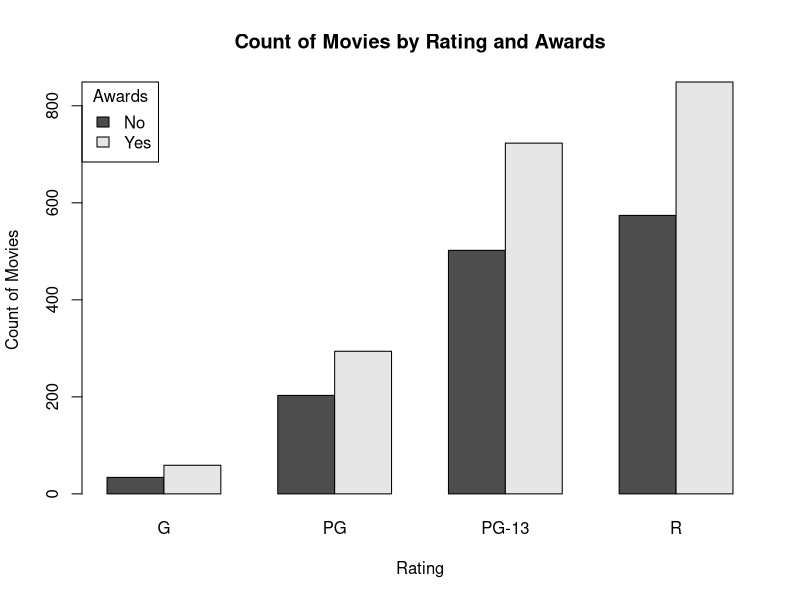
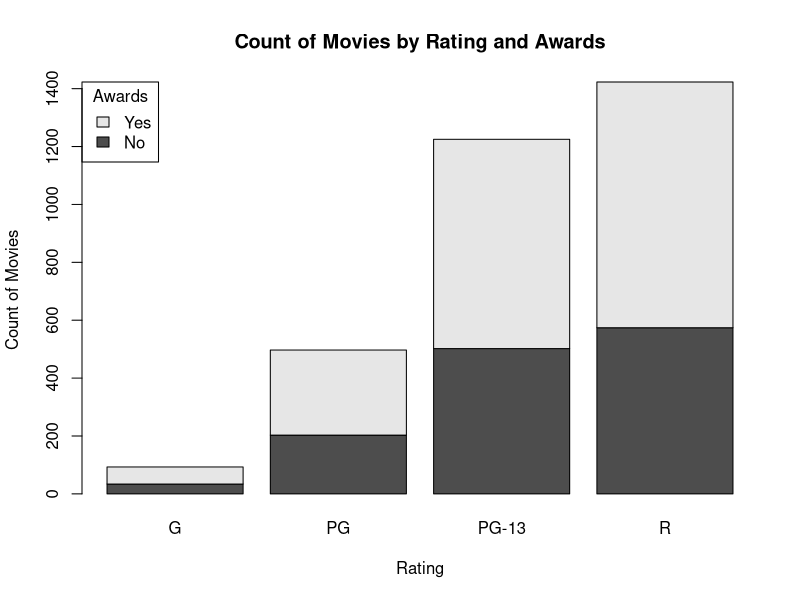
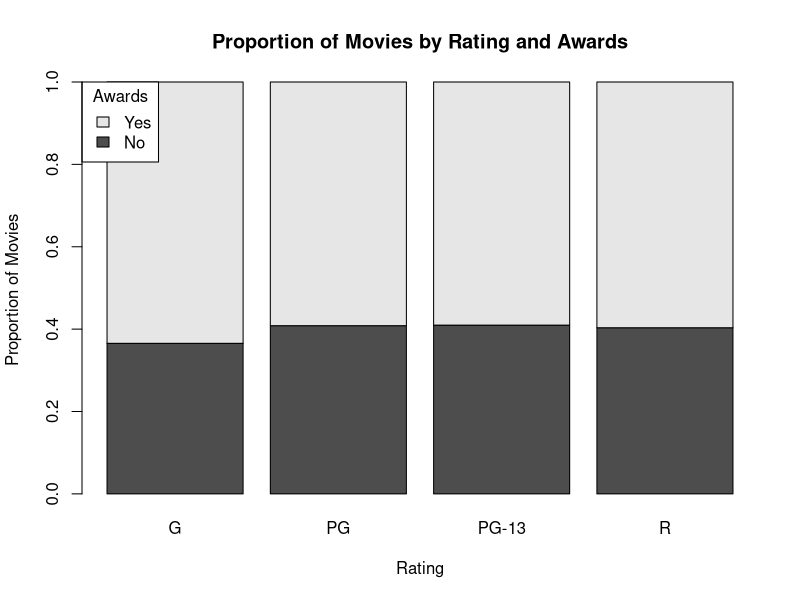
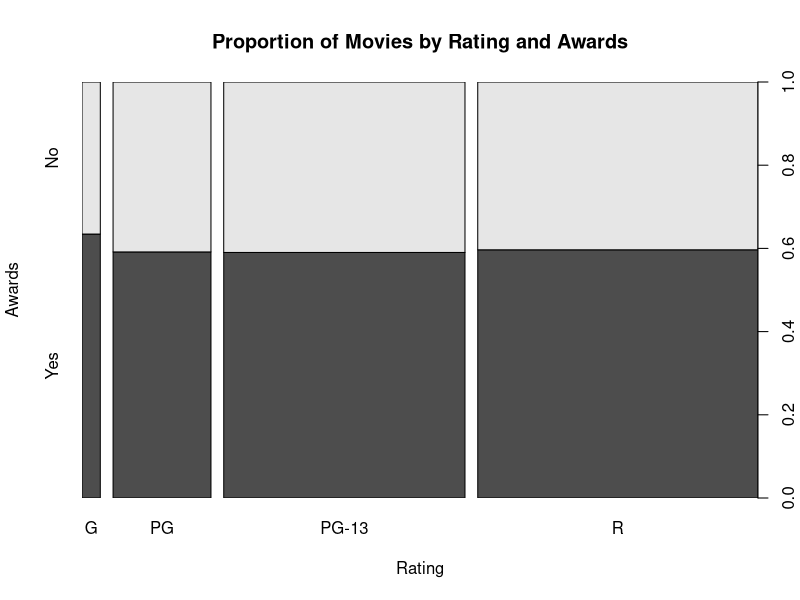
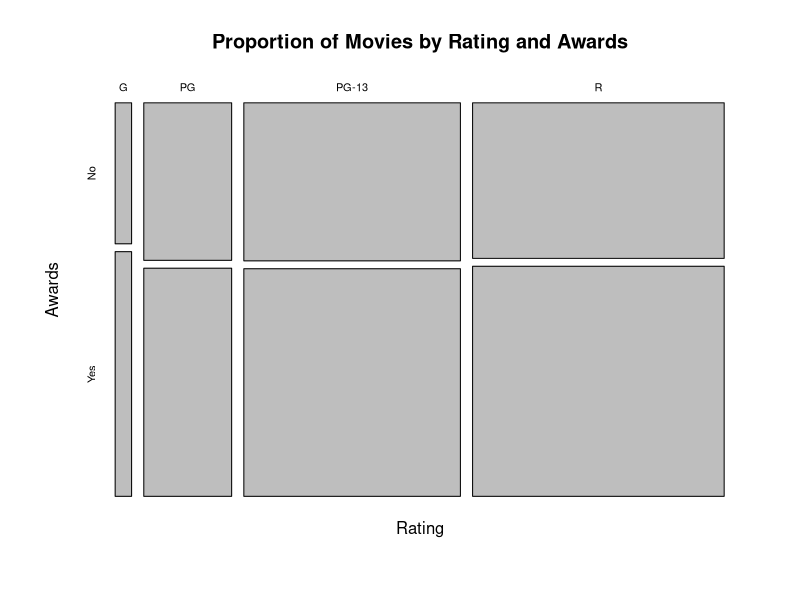
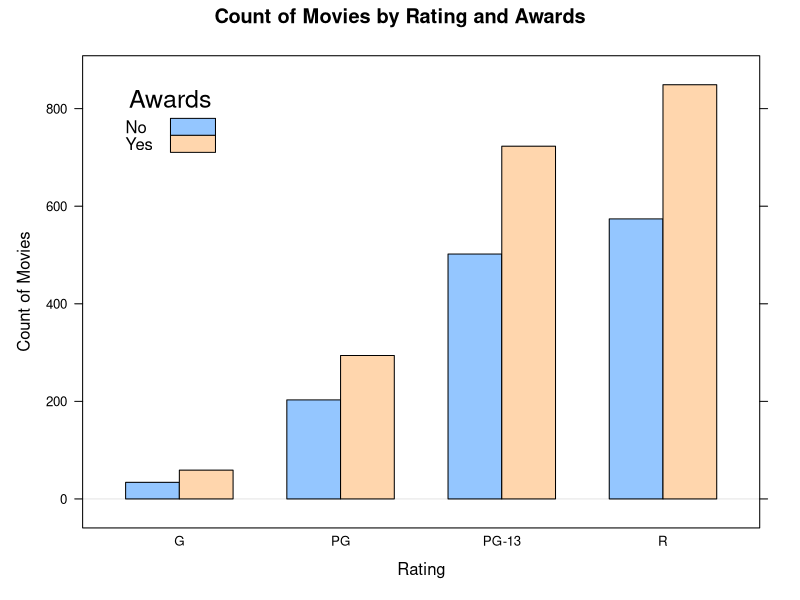
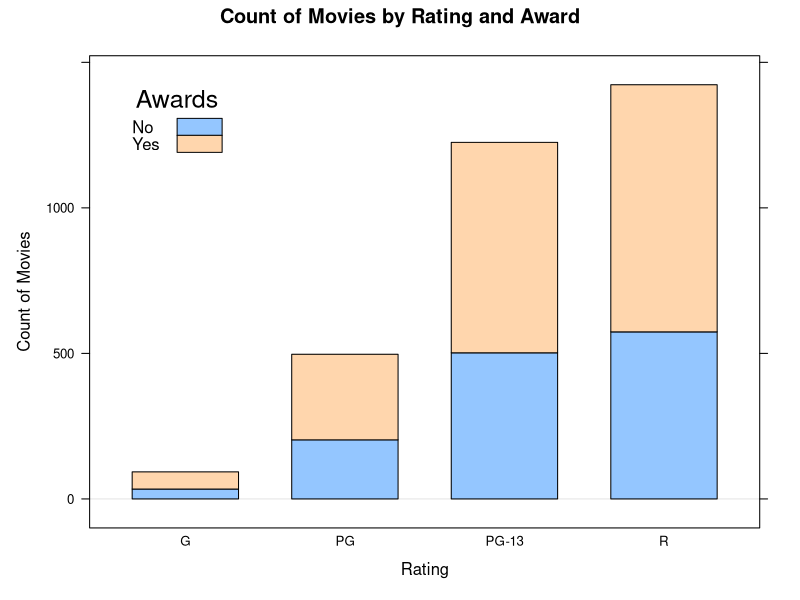
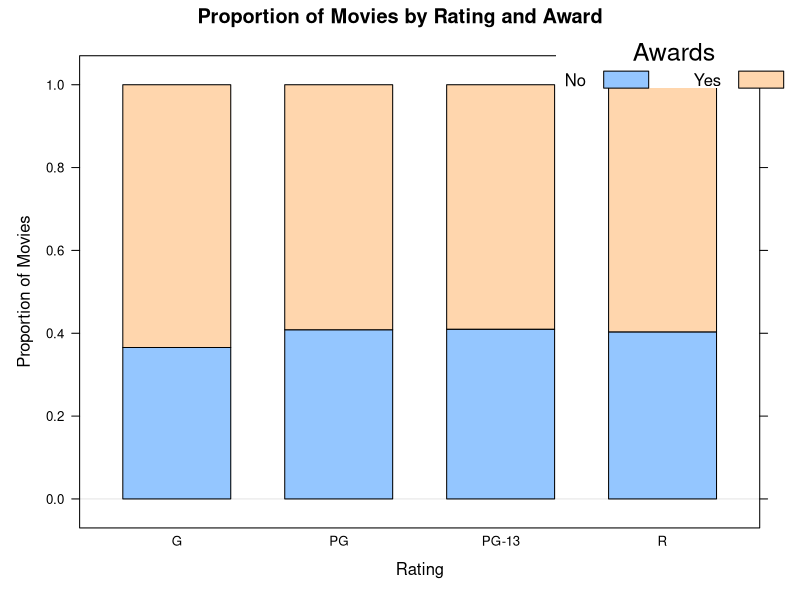

These figures' R source, in order:
# Load movie data from CSV file
movies <- read.csv("Movies.csv")

# Peek at the data
head(movies)


# Create a contingency table
awards <- table(
  movies$Award,
  movies$Rating)

# Display the table
print(awards)

# Create a grouped frequency bar chart
barplot(
  height = awards,
  beside = TRUE,
  main = "Count of Movies by Rating and Awards",
  xlab = "Rating",
  ylab = "Count of Movies",
  legend = c("No", "Yes"),
  args.legend = list(
    x = "topleft",
    title = "Awards"))

# Create a stacked frequency bar chart
barplot(
  height = awards,
  main = "Count of Movies by Rating and Awards",
  xlab = "Rating",
  ylab = "Count of Movies",
  legend = c("No", "Yes"),
  args.legend = list(
    x = "topleft",
    title = "Awards"))

# Create a proportional frequency table
proportions <- apply(awards, 2, function(x) { x / sum(x) })

head(awards)

head(proportions)

# Create a 100% stacked frequency bar chart
barplot(
  height = proportions,
  main = "Proportion of Movies by Rating and Awards",
  xlab = "Rating",
  ylab = "Proportion of Movies",
  legend = c("No", "Yes"),
  args.legend = list(
    x = "topleft",
    title = "Awards"))

# Create a contingency table
# NOTE: x and y are correct
awards <- table(
  movies$Rating,
  movies$Award)

colnames(awards) <- c("No", "Yes")

print(awards)

# Create a spineplot
spineplot(
  x = awards,
  main = "Proportion of Movies by Rating and Awards",
  xlab = "Rating",
  ylab = "Awards")

# Create a mosaic plot
mosaicplot(
  x = awards,
  main = "Proportion of Movies by Rating and Awards",
  xlab = "Rating",
  ylab = "Awards")


###### Using Lattice
install.packages("lattice")
library(lattice)

require(lattice)

# Create a grouped frequency bar chart
barchart(
  x = awards,
  stack = FALSE,
  horizontal = FALSE,
  main = "Count of Movies by Rating and Awards",
  xlab = "Rating",
  ylab = "Count of Movies",
  auto.key = list(
    x = 0.05,
    y = 0.95,
    title = "Awards",
    text = c("No", "Yes")))

# Create a stacked frequency bar chart
barchart(
  x = awards,
  stack = TRUE,
  horizontal = FALSE,
  main = "Count of Movies by Rating and Award",
  xlab = "Rating",
  ylab = "Count of Movies",
  auto.key = list(
    x = 0.05,
    y = 0.95,
    title = "Awards",
    text = c("No", "Yes")))


# Create a proportional frequency table
matrix <- apply(awards, 1, function(x) {x / sum(x) })

proportions <- t(matrix) # transpose matrix

head(awards)

head(proportions)

# Create a 100% stacked frequency bar chart
barchart(
  x = proportions,
  stack = TRUE,
  horizontal = FALSE,
  main = "Proportion of Movies by Rating and Award",
  xlab = "Rating",
  ylab = "Proportion of Movies",
  auto.key = list(
    x = 0.70,
    y = 1.05,
    title = "Awards",
    columns = 2,
    text = c("No", "Yes"),
    background = "white"))

# NOTE: No spine plot or mosaic plot in lattice


####### Using ggplot2


library(ggplot2)
# Create a grouped frequency bar chart
ggplot(
  data = movies, 
  aes(x = Rating, fill = Awards)) +
  geom_bar(position = "dodge") +
  ggtitle("Count of Movies by Rating and Awards") +
  scale_fill_discrete(labels=c("No","Yes"))


# Create a stacked frequency bar chart
ggplot(
  data = movies, 
  aes(x = Rating, fill = Awards)) +
  geom_bar() +
  ggtitle("Count of Movies by Rating and Awards") +
  scale_fill_discrete(labels = c("No", "Yes"))

# Create a 100% stacked frequency bar chart
ggplot(
  data = movies, 
  aes(x = Rating, fill = Awards)) +
  geom_bar(position = "fill") +
  ggtitle("Proportion of Movies by Rating and Awards") +
  ylab("Proportion of Movies") +
  scale_fill_discrete(labels = c("No", "Yes"))

